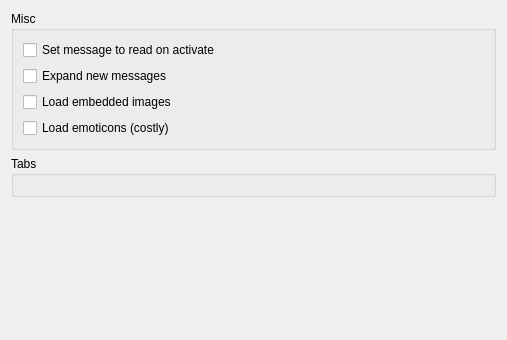
<?xml version="1.0" encoding="UTF-8"?>
<ui version="4.0">
 <class>ForumPage</class>
 <widget class="QWidget" name="ForumPage">
  <property name="geometry">
   <rect>
    <x>0</x>
    <y>0</y>
    <width>507</width>
    <height>340</height>
   </rect>
  </property>
  <layout class="QGridLayout" name="gridLayout_3">
   <item row="0" column="0">
    <widget class="QGroupBox" name="groupBox">
     <property name="title">
      <string>Misc</string>
     </property>
     <layout class="QGridLayout" name="gridLayout_2">
      <item row="0" column="0">
       <widget class="QCheckBox" name="setMsgToReadOnActivate">
        <property name="text">
         <string>Set message to read on activate</string>
        </property>
       </widget>
      </item>
      <item row="1" column="0">
       <widget class="QCheckBox" name="expandNewMessages">
        <property name="text">
         <string>Expand new messages</string>
        </property>
       </widget>
      </item>
      <item row="2" column="0">
       <widget class="QCheckBox" name="loadEmbeddedImages">
        <property name="text">
         <string>Load embedded images</string>
        </property>
       </widget>
      </item>
      <item row="3" column="0">
       <widget class="QCheckBox" name="loadEmoticons">
        <property name="toolTip">
         <string>&lt;html&gt;&lt;head/&gt;&lt;body&gt;&lt;p&gt;This option is costly and it's in the dev's plans to improve it. In the mean time it's disabled by default. If you enable it and long forum posts take a while to display, then disable it again. &lt;/p&gt;&lt;/body&gt;&lt;/html&gt;</string>
        </property>
        <property name="text">
         <string>Load emoticons (costly)</string>
        </property>
       </widget>
      </item>
     </layout>
    </widget>
   </item>
   <item row="2" column="0">
    <spacer name="verticalSpacer">
     <property name="orientation">
      <enum>Qt::Vertical</enum>
     </property>
     <property name="sizeHint" stdset="0">
      <size>
       <width>20</width>
       <height>40</height>
      </size>
     </property>
    </spacer>
   </item>
   <item row="1" column="0">
    <widget class="QGroupBox" name="tabsGroupBox">
     <property name="title">
      <string>Tabs</string>
     </property>
     <layout class="QVBoxLayout" name="verticalLayout">
      <item>
       <widget class="GroupFrameSettingsWidget" name="groupFrameSettingsWidget" native="true"/>
      </item>
     </layout>
    </widget>
   </item>
  </layout>
 </widget>
 <customwidgets>
  <customwidget>
   <class>GroupFrameSettingsWidget</class>
   <extends>QWidget</extends>
   <header>gui/settings/GroupFrameSettingsWidget.h</header>
   <container>1</container>
  </customwidget>
 </customwidgets>
 <resources/>
 <connections/>
</ui>
